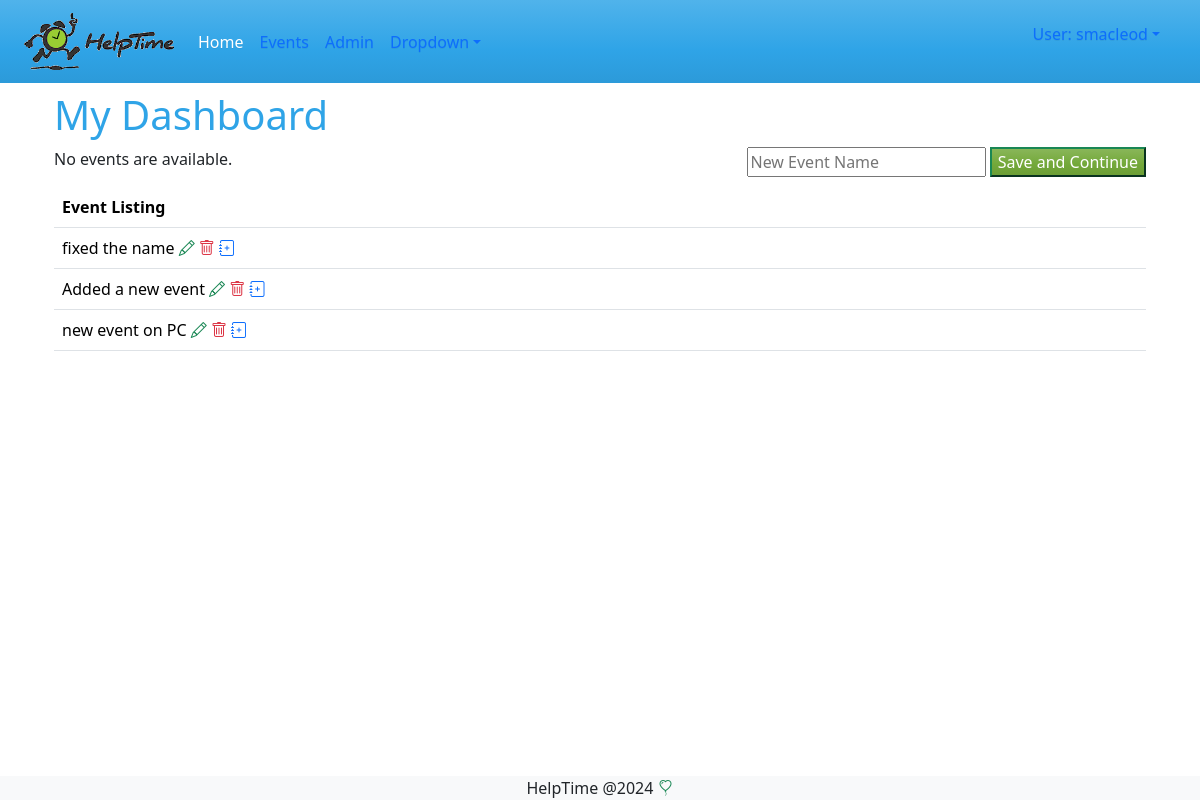
The app's page /events/dashboard (signed in), older data.
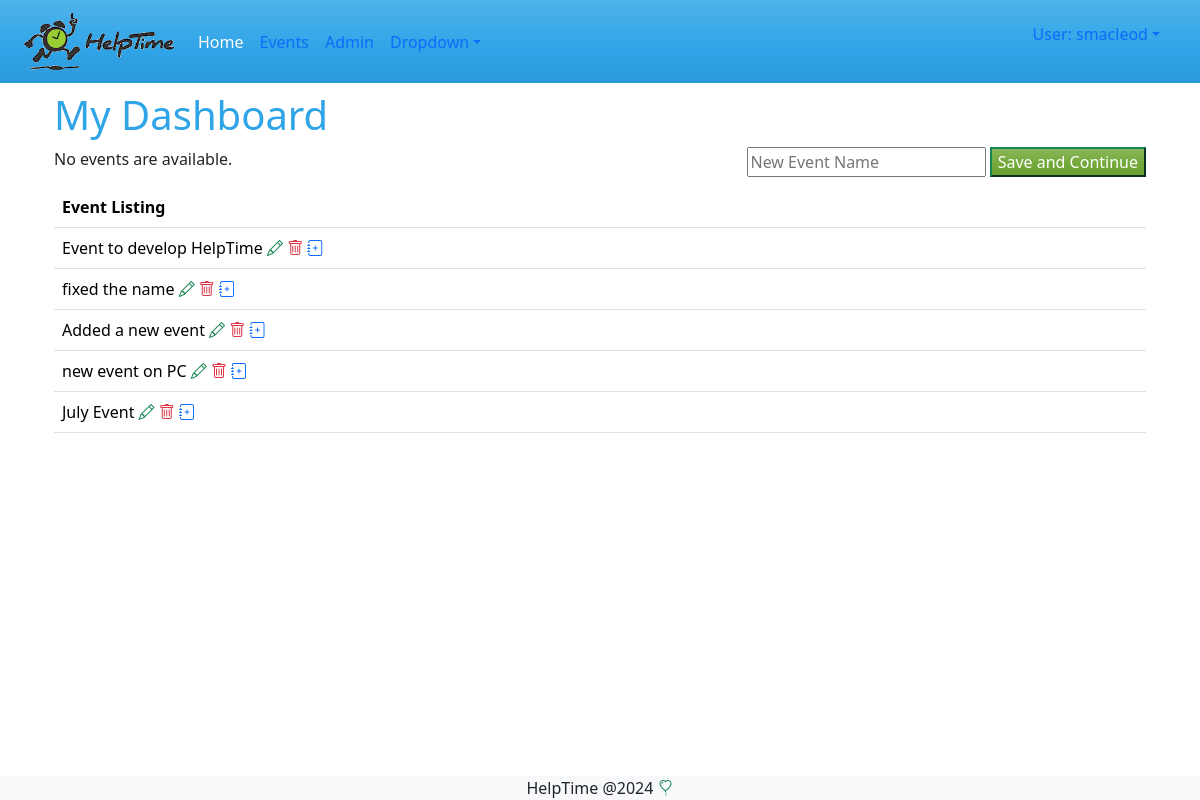
The same page, newer data.
### events/models.py (models this page shows, shortened)
class Event(models.Model):
    reminder_days_choice = models.TextChoices('days', '1 2 3 4 5 6 7')
    name = models.CharField(max_length=200, verbose_name='Event Name' )
    description = models.TextField(max_length=200, verbose_name='Event Description', blank=True)
    organization = models.CharField(max_length=100, verbose_name='Organization Name', blank=True )
    primery_contact = models.CharField(max_length=100, verbose_name='Primary Contact', blank=True)
    alternate_contact = models.CharField(max_length=100, verbose_name='Alt Contact', blank=True)
    hide_names = models.BooleanField(default=False, verbose_name='Hide Volunteer Names', blank=True)
    reminder_days = models.CharField(max_length=5, choices=reminder_days_choice, verbose_name='Days to remind in advance', default=7)
    created_by = models.ForeignKey(User, on_delete=models.SET_NULL, null=True, blank=True)
    created_at = models.DateTimeField(auto_now_add=True, null=True, blank=True)
    updated_at = models.DateTimeField(auto_now=True, blank=True, null=True)

### events/views.py (the view)
# urls.py: path("dashboard", views.dashboard, name="dashboard"),
@login_required  #forces a login can we add other text
def dashboard(request):
    events = Event.objects.filter(Q(created_by=request.user))
    form = EventCreateForm()
    if request.method == 'POST':
        form = EventCreateForm(request.POST)
        if form.is_valid():
            new_item = form.save(commit=False)
            new_item = form.save()
            return redirect ('events:eventupdate', new_item.pk)
    return render(request, 'events/dashboard.html', {'events' : events, 'form':form}) #to a template empty {} if no context

### events/forms.py
class EventCreateForm(forms.ModelForm):
    class Meta:
        model = Event
        fields= ['name']
        widgets = {
            'name' :  forms.TextInput(
                attrs={'placeholder': 'New Event Name'}),
        }

### events/templates/events/dashboard.html (shortened to what this page needs)
{% extends 'master.html' %}
{% block content %}
<h1> My Dashboard</h1>
<div class="float-end">
    <form action="" method="post">
        {{form.name}}
        <input type="submit" value="Save and Continue" class="btn-success" />
    </form>
</div>
{% if latest_event_list %}
    <ul>
        {% for event in latest_event_list %}
        <li><a href="{% url 'events:detail' event.id %}">{{ event.name }}</a></li>
        {% endfor %}
    </ul>
{% else %}
    <p>No events are available.</p>
{% endif %}
<table class="table">
    <tr>
        <th>Event Listing</th>
    </tr>
    {% for event in events %}
    <tr>
        <td>{{ event.name }}
            <a href="{% url 'events:eventupdate' event.id %}" class="text-success"><i class="bi bi-pencil"></i></a>
            <a href="{% url 'events:eventdelete' event.id %}" class="text-danger"><i class="bi bi-trash "></i></a>
            <a href="{% url 'events:tasklist' event.id %}" class="text-primary"><i class="bi bi-journal-plus "></i></a>
        </td>
    </tr>
    {% endfor %}
</table>
{% endblock %}

Row changes from the older to the newer data that the page shows:
now on this page (row edited): Event: name "Event to develop HelpTime"
added Event: name "July Event"
